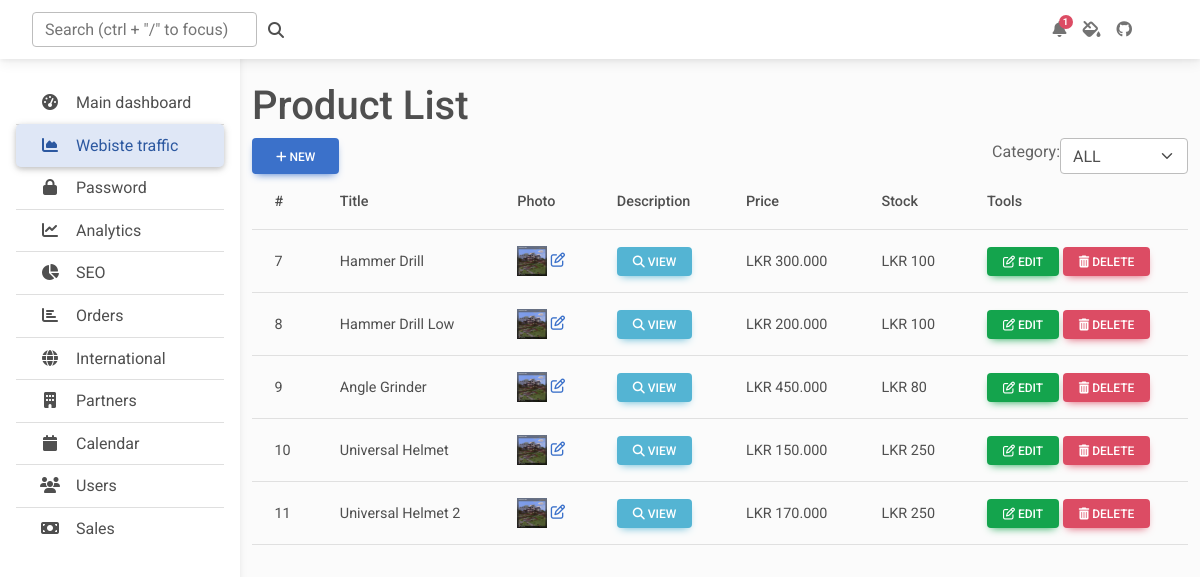
The app's page /admin/products.php (signed in), older data.
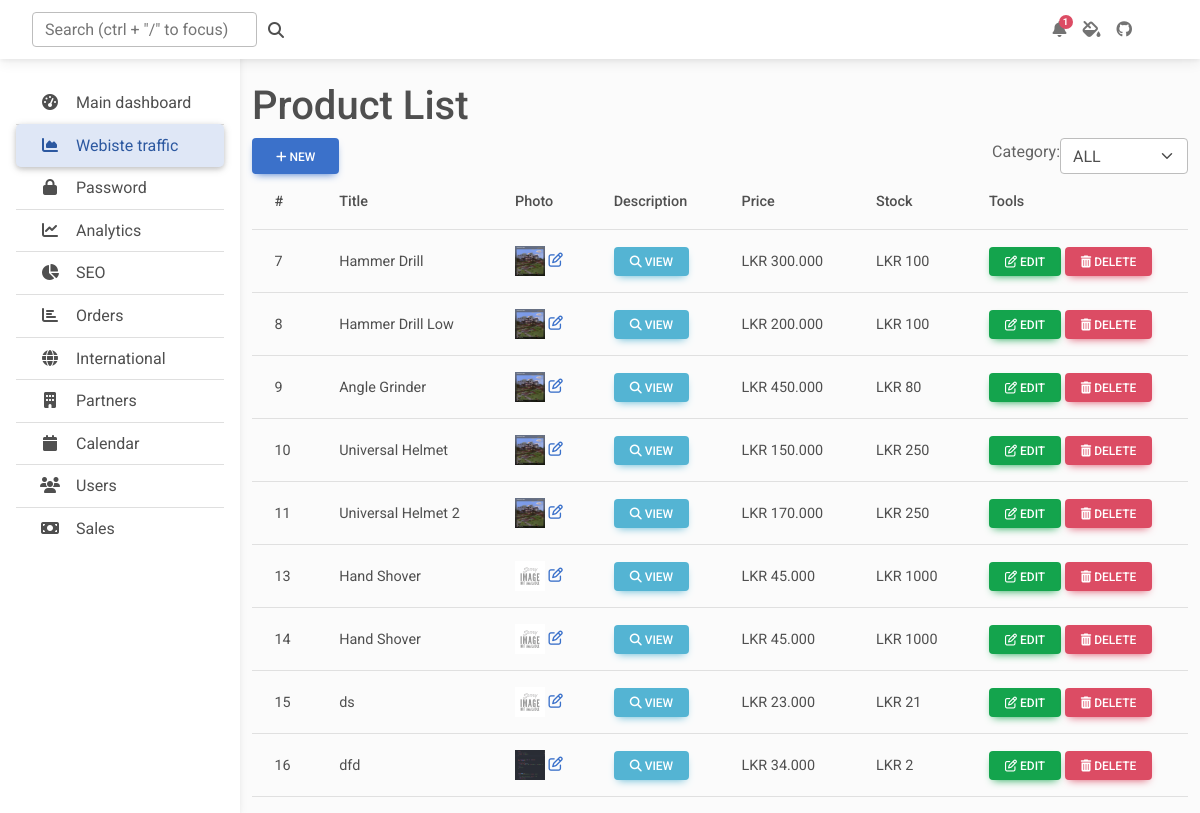
The same page, newer data.
### tables this page shows
CREATE TABLE IF NOT EXISTS `item` (
  `item_id` int(3) NOT NULL AUTO_INCREMENT,
  `title` varchar(50) NOT NULL,
  `description` varchar(1000) NOT NULL,
  `price` decimal(10,3) NOT NULL,
  `avail_stock` int(11) NOT NULL,
  `pictures` varchar(2000) NOT NULL,
  `cat_id` int(3) NOT NULL,
  PRIMARY KEY (`item_id`),
  KEY `fk_cat_id` (`cat_id`),
  CONSTRAINT `fk_cat_id` FOREIGN KEY (`cat_id`) REFERENCES `category` (`cat_id`) ON DELETE NO ACTION ON UPDATE NO ACTION
);

### admin/products.php (the view, shortened to what this page needs)
<?php include 'includes/session.php'; ?>
<?php include 'includes/header.php'; ?>
<?php
$where = '';
?>
<body class="">
    <?php include "includes/navbar.php"; ?>
    <main style="margin-top: 58px">
        <div class="container pt-4">
            <h1>Product List</h1>
            <div class="d-flex justify-content-between align-items-center">
                <a href="product_add.php" data-toggle="modal" class="btn btn-primary btn-flat d-inline-block" id="addproduct"><i class="fa fa-plus text-center"></i> New</a>
                <form class="d-flex align-items-center">
                    <label class="form-label select-label">Category: </label>
                    <select class="form-control form-select" id="select_category">
                        <option value="0">ALL</option>
                    </select>
                </form>
            </div>
            <table class="table align-middle">
                <thead>
                    <tr>
                        <th scope="col">#</th>
                        <th scope="col">Title</th>
                        <th scope="col">Photo</th>
                        <th scope="col">Description</th>
                        <th scope="col">Price</th>
                        <th scope="col">Stock</th>
                        <th scope="col">Tools</th>
                    </tr>
                </thead>
                <tbody>
                    <?php
                    $conn = $pdo->open();
                    try {
                        $stmt = $conn->prepare("SELECT * FROM item $where");
                        $stmt->execute();
                        foreach ($stmt as $row) {
                            $image = (!empty($row['pictures'])) ? '../uploads/' . $row['pictures'] : '../images/noimage.jpg';
                            echo
                            '<tr>
                                <td scope="row">' . $row['item_id'] . '</td>
                                <td>' . $row['title'] . '</td>
                                <td>
                                    <img src="' . $image . '" height="30px" width="30px">
                                    <span class="pull-right"><a href="#edit_photo" class="photo" data-toggle="modal" data-id="' . $row['item_id'] . '"><i class="fa fa-edit"></i></a></span>
                                </td>
                                <td><a href="#description" data-toggle="modal" class="btn btn-info btn-sm btn-flat desc" data-id="' . $row['item_id'] . '"><i class="fa fa-search"></i> View</a></td>
                                <td>LKR ' . number_format($row['price'], 3) . '</td>
                                <td>LKR ' . $row['avail_stock'] . '</td>
                                <td>
                                    <a href="product_edit.php?item_id=' . $row['item_id'] . '" class="btn btn-success btn-sm px-3 full-model edit btn-flat" data-id="' . $row['item_id'] . '" data-ripple-color="dark" data-mdb-toggle="" data-mdb-target="#"><i class="fa fa-edit"></i> Edit</a>
                                    <a class="btn btn-danger btn-sm px-3 full-model delete btn-flat" data-id="' . $row['item_id'] . '" data-ripple-color="dark" data-mdb-toggle="modal" data-mdb-target="#"><i class="fa fa-trash"></i> Delete</a>
                                </td>
                            </tr>';
                        }
                    } catch (PDOException $e) {
                        echo $e->getMessage();
                    }
                    ?>
                </tbody>
            </table>
        </div>
    </main>
</body>
</html>
</body>
</html>

### admin/includes/header.php (shortened to what this page needs)
<!DOCTYPE html>
<html lang="en">
<head>
  <link rel="stylesheet" href="../resources/mdb5-6.0.1/css/mdb.min.css">
  <link rel="stylesheet" href="css/admin.css" />
</head>

### admin/includes/navbar.php (shortened to what this page needs)
<header>
    <nav id="sidebarMenu" class="collapse d-lg-block sidebar collapse bg-white">
      <div class="position-sticky">
        <div class="list-group list-group-flush mx-3 mt-4">
          <a href="#" class="list-group-item list-group-item-action py-2 ripple" aria-current="true">
            <i class="fas fa-tachometer-alt fa-fw me-3"></i><span>Main dashboard</span>
          </a>
          <a href="#" class="list-group-item list-group-item-action py-2 ripple active">
            <i class="fas fa-chart-area fa-fw me-3"></i><span>Webiste traffic </span>
          </a>
          <a href="#" class="list-group-item list-group-item-action py-2 ripple"><i
              class="fas fa-lock fa-fw me-3"></i><span>Password</span></a>
          <a href="#" class="list-group-item list-group-item-action py-2 ripple"><i
              class="fas fa-chart-line fa-fw me-3"></i><span>Analytics</span></a>
          <a href="#" class="list-group-item list-group-item-action py-2 ripple">
            <i class="fas fa-chart-pie fa-fw me-3"></i><span>SEO</span>
          </a>
          <a href="orders.php" class="list-group-item list-group-item-action py-2 ripple"><i
              class="fas fa-chart-bar fa-fw me-3"></i><span>Orders</span></a>
          <a href="#" class="list-group-item list-group-item-action py-2 ripple"><i
              class="fas fa-globe fa-fw me-3"></i><span>International</span></a>
          <a href="#" class="list-group-item list-group-item-action py-2 ripple"><i
              class="fas fa-building fa-fw me-3"></i><span>Partners</span></a>
          <a href="#" class="list-group-item list-group-item-action py-2 ripple"><i
              class="fas fa-calendar fa-fw me-3"></i><span>Calendar</span></a>
          <a href="#" class="list-group-item list-group-item-action py-2 ripple"><i
              class="fas fa-users fa-fw me-3"></i><span>Users</span></a>
          <a href="#" class="list-group-item list-group-item-action py-2 ripple"><i
              class="fas fa-money-bill fa-fw me-3"></i><span>Sales</span></a>
        </div>
      </div>
    </nav>
    <nav id="main-navbar" class="navbar navbar-expand-lg navbar-light bg-white fixed-top">
      <div class="container-fluid">
        <a class="navbar-brand" href="#">
        </a>
        <form class="d-none d-md-flex input-group w-auto my-auto">
          <input autocomplete="off" type="search" class="form-control rounded"
            placeholder='Search (ctrl + "/" to focus)' style="min-width: 225px" />
          <span class="input-group-text border-0"><i class="fas fa-search"></i></span>
        </form>
        <ul class="navbar-nav ms-auto d-flex flex-row">
          <li class="nav-item dropdown">
            <a class="nav-link me-3 me-lg-0 dropdown-toggle hidden-arrow" href="#" id="navbarDropdownMenuLink"
              role="button" data-mdb-toggle="dropdown" aria-expanded="false">
              <i class="fas fa-bell"></i>
              <span class="badge rounded-pill badge-notification bg-danger">1</span>
            </a>
          </li>
          <li class="nav-item">
            <a class="nav-link me-3 me-lg-0" href="#">
              <i class="fas fa-fill-drip"></i>
            </a>
          </li>
          <li class="nav-item me-3 me-lg-0">
            <a class="nav-link" href="#">
              <i class="fab fa-github"></i>
            </a>
          </li>
          <li class="nav-item dropdown">
            <a class="nav-link me-3 me-lg-0 dropdown-toggle hidden-arrow" href="#" id="navbarDropdown" role="button"
              data-mdb-toggle="dropdown" aria-expanded="false">
              <i class="united kingdom flag m-0"></i>
            </a>
          </li>
          <li class="nav-item dropdown">
            <a class="nav-link dropdown-toggle hidden-arrow d-flex align-items-center" href="#"
              id="navbarDropdownMenuLink" role="button" data-mdb-toggle="dropdown" aria-expanded="false">
            </a>
          </li>
        </ul>
      </div>
    </nav>
  </header>

### admin/css/admin.css (style rules this page uses)
body { background-color: #fbfbfb; }
@media (min-width: 991.98px) { main { padding-left: 240px; } }
.sidebar { position: fixed; top: 0; bottom: 0; left: 0; padding: 58px 0 0; box-shadow: 0 2px 5px 0 rgb(0 0 0 / 5%), 0 2px 10px 0 rgb(0 0 0 / 5%); width: 240px; z-index: 600; }
.sidebar .active { border-radius: 5px; box-shadow: 0 2px 5px 0 rgb(0 0 0 / 16%), 0 2px 10px 0 rgb(0 0 0 / 12%); }

Row changes from the older to the newer data that the page shows:
added item: item_id "13", title "Hand Shover", price "45.000", avail_stock "1000"
added item: item_id "14", title "Hand Shover", price "45.000", avail_stock "1000"
added item: item_id "15", title "ds", price "23.000", avail_stock "21"
added item: item_id "16", title "dfd", pictures (picture), price "34.000", avail_stock "2"
